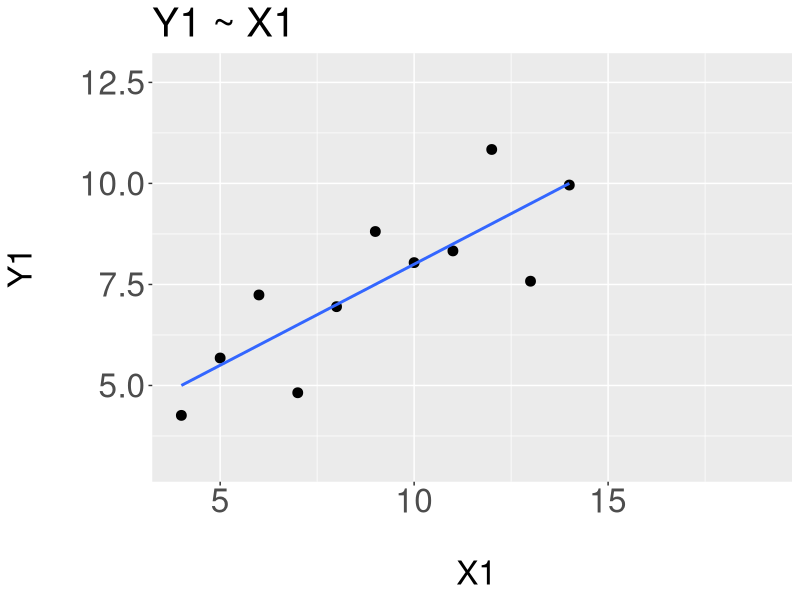
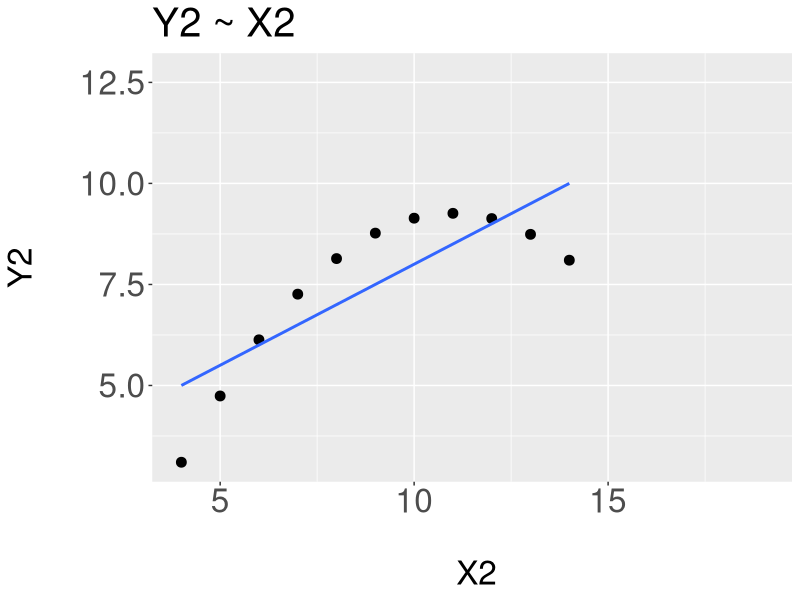
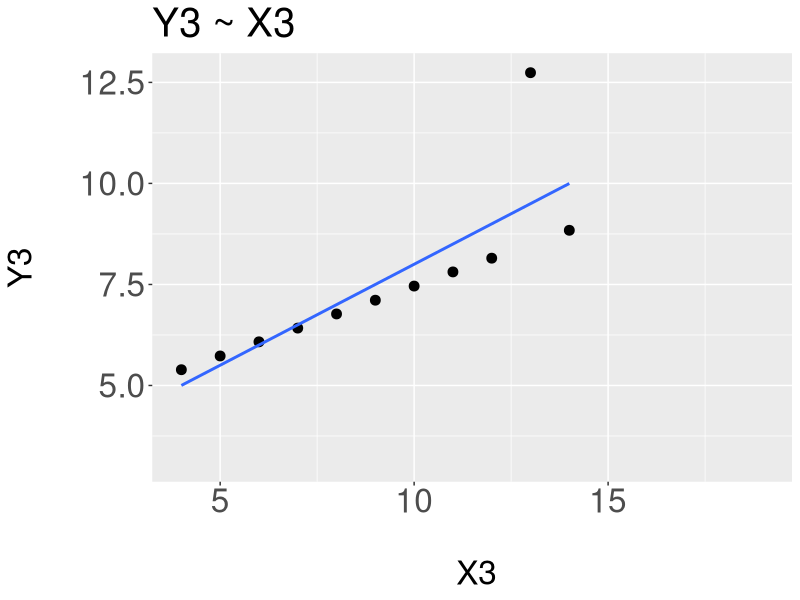
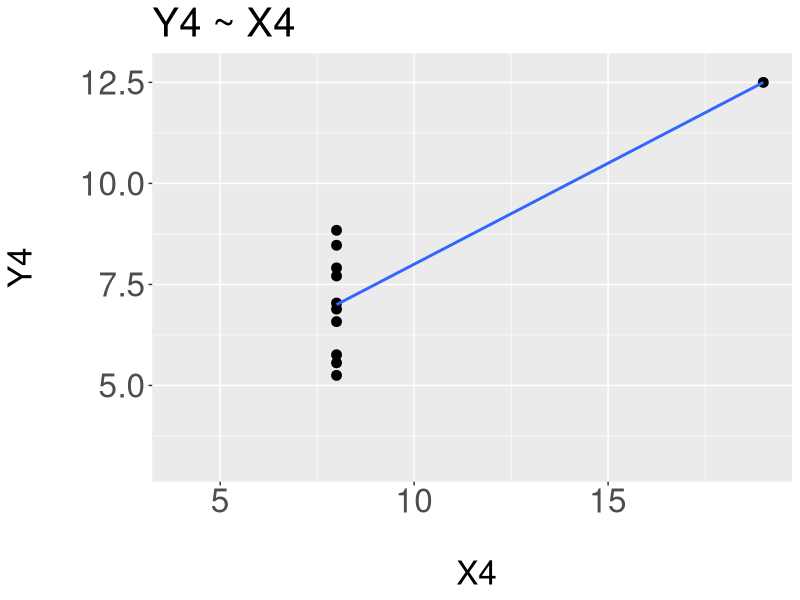
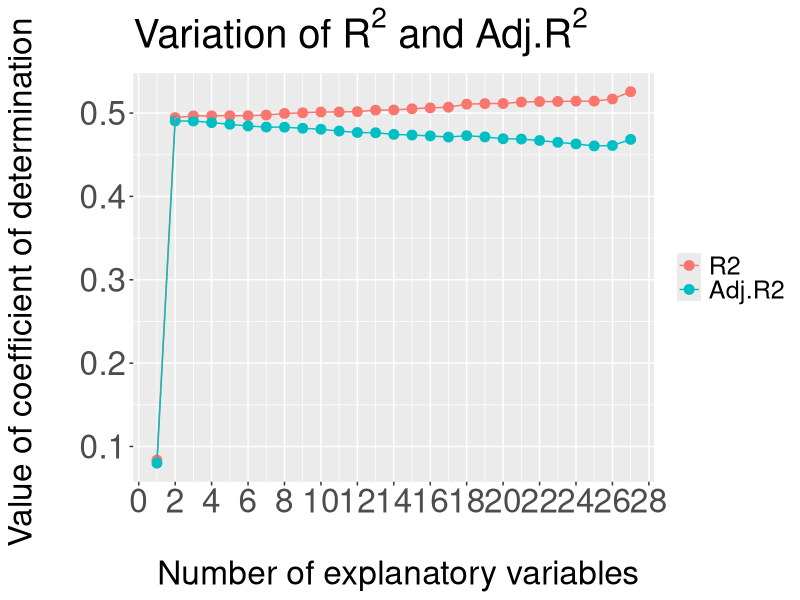
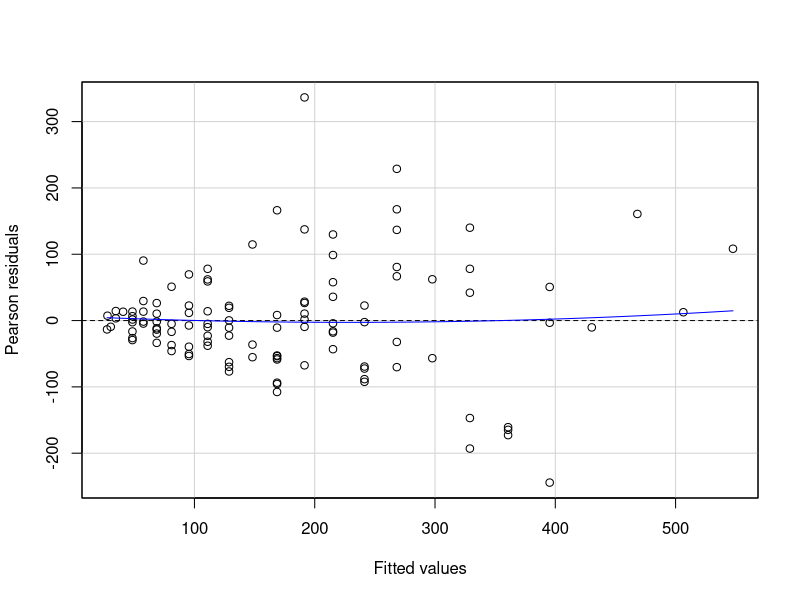

These figures' R source, in order:
# Question 3
library(ggplot2)

for(i in seq(4)){
  ggplot(anscombe, aes(anscombe[,i], anscombe[,i+4])) + 
    geom_point(size=3) +
    geom_smooth(method="lm", se=FALSE) +
    ggtitle(paste("Y", i, " ~ X", i, sep="")) +
    xlab(paste("\n X", i, sep="")) + 
    ylab(paste("Y", i, "\n", sep="")) +
    xlim(min(anscombe[,1:4]), max(anscombe[,1:4])) +
    ylim(min(anscombe[,5:8]), max(anscombe[,5:8])) +
    theme(axis.text = element_text(size=24),
          strip.text.y = element_text(size = 24),
          title = element_text(size = 24))
  ggsave(paste0("q3-", i, ".png"), height = 8.5, width = 11)
}

# Question 4
bodyfat <- read.csv("extraColumnsOfRandomData.csv", header=T)

q4 <- function(df){
  r2 <- data.frame("R2"=rep(0, ncol(df)-1), "Adj.R2"=rep(0, ncol(df)-1))
  for(x in 2:ncol(df)){
    df_temp <- df[,1:x]
    lm_temp <- lm(data=df_temp, BODYFAT~.)
    r2$R2[x-1] <- summary(lm_temp)$r.squared
    r2$Adj.R2[x-1] <- summary(lm_temp)$adj.r.squared
  }
  r2 <- reshape2::melt(r2)
  r2$Var <- rep(1:27, 2)
  ggplot(r2, aes(x=Var, y=value, colour=variable)) +
    geom_point(size = 3) +
    geom_line(size = 0.5) +
    ggtitle(expression(paste("Variation of ", R^{2}, " and Adj.", R^{2}))) +
    xlab("\n Number of explanatory variables") + 
    ylab("Value of coefficient of determination \n") +
    theme(axis.text = element_text(size=24),
          strip.text.y = element_text(size = 24),
          title = element_text(size = 24),
          legend.text = element_text(size = 18),
          legend.title=element_blank()) +
    scale_x_continuous(breaks=seq(0, ncol(df), 2))
  ggsave("q4.png", height = 8.5, width = 11)
  
  return(r2)
}

r2 <- q4(bodyfat)

# Question 5
electric <- read.table("electricBillData.txt", header=F, sep="", na.strings = "*")
names(electric) <- c(
  "NUM",
  "YEAR",
  "MONTH",
  "BILL",
  "TEMP",
  "HDD",
  "CDD",
  "SIZE",
  "METER",
  "PUMP1",
  "PUMP2",
  "RIDER TOTAL",
  "CONSUMPTION"
)

# a)
lm1 <- lm(data=electric, BILL~TEMP+HDD+CDD+SIZE+METER+PUMP1+PUMP2)
summary(lm1)

# e)
cor(electric[,5:7])

# f)
lm2 <- lm(data=electric, BILL~HDD+CDD+SIZE+METER+PUMP1+PUMP2)
summary(lm2)

# Question 6
senic <- read.csv("SENIC_data.csv", header=F)
names(senic) <- c(
  "IdNumber", "LengthOfStay", "Age", "InfectionRisk", "RoutineCulturingRatio", "RoutineChestXRayRatio",
  "NumberOfBeds", "MedSchoolAffiliation", "Region", "AverageDailyCensus", "NumberOfNurses", "AvailableFacilitiesAndServices"
)

# 1)
lm_senic <- lm(data=senic, NumberOfNurses~AvailableFacilitiesAndServices + I(AvailableFacilitiesAndServices^2))
summary(lm_senic)
postscript("q6_1", width = 11, height = 8)
car::residualPlot(lm_senic)
dev.off()

# 2)
lm_senic1 <- lm(data=senic, NumberOfNurses~AvailableFacilitiesAndServices)
summary(lm_senic1)

# Question 8
senic <- read.csv("SENIC_data.csv", header=F)
names(senic) <- c(
  "IdNumber", "LengthOfStay", "Age", "InfectionRisk", "RoutineCulturingRatio", "RoutineChestXRayRatio",
  "NumberOfBeds", "MedSchoolAffiliation", "Region", "AverageDailyCensus", "NumberOfNurses", "AvailableFacilitiesAndServices"
)

# 1)
senic$NE <- ifelse(senic$Region == 1, 1, 0)
senic$NC <- ifelse(senic$Region == 2, 1, 0)
senic$S <- ifelse(senic$Region == 3, 1, 0)
lm_senic <- lm(data=senic, LengthOfStay ~ Age +
                 RoutineCulturingRatio +
                 AverageDailyCensus +
                 AvailableFacilitiesAndServices +
                 NE + NC + S)
summary(lm_senic)











